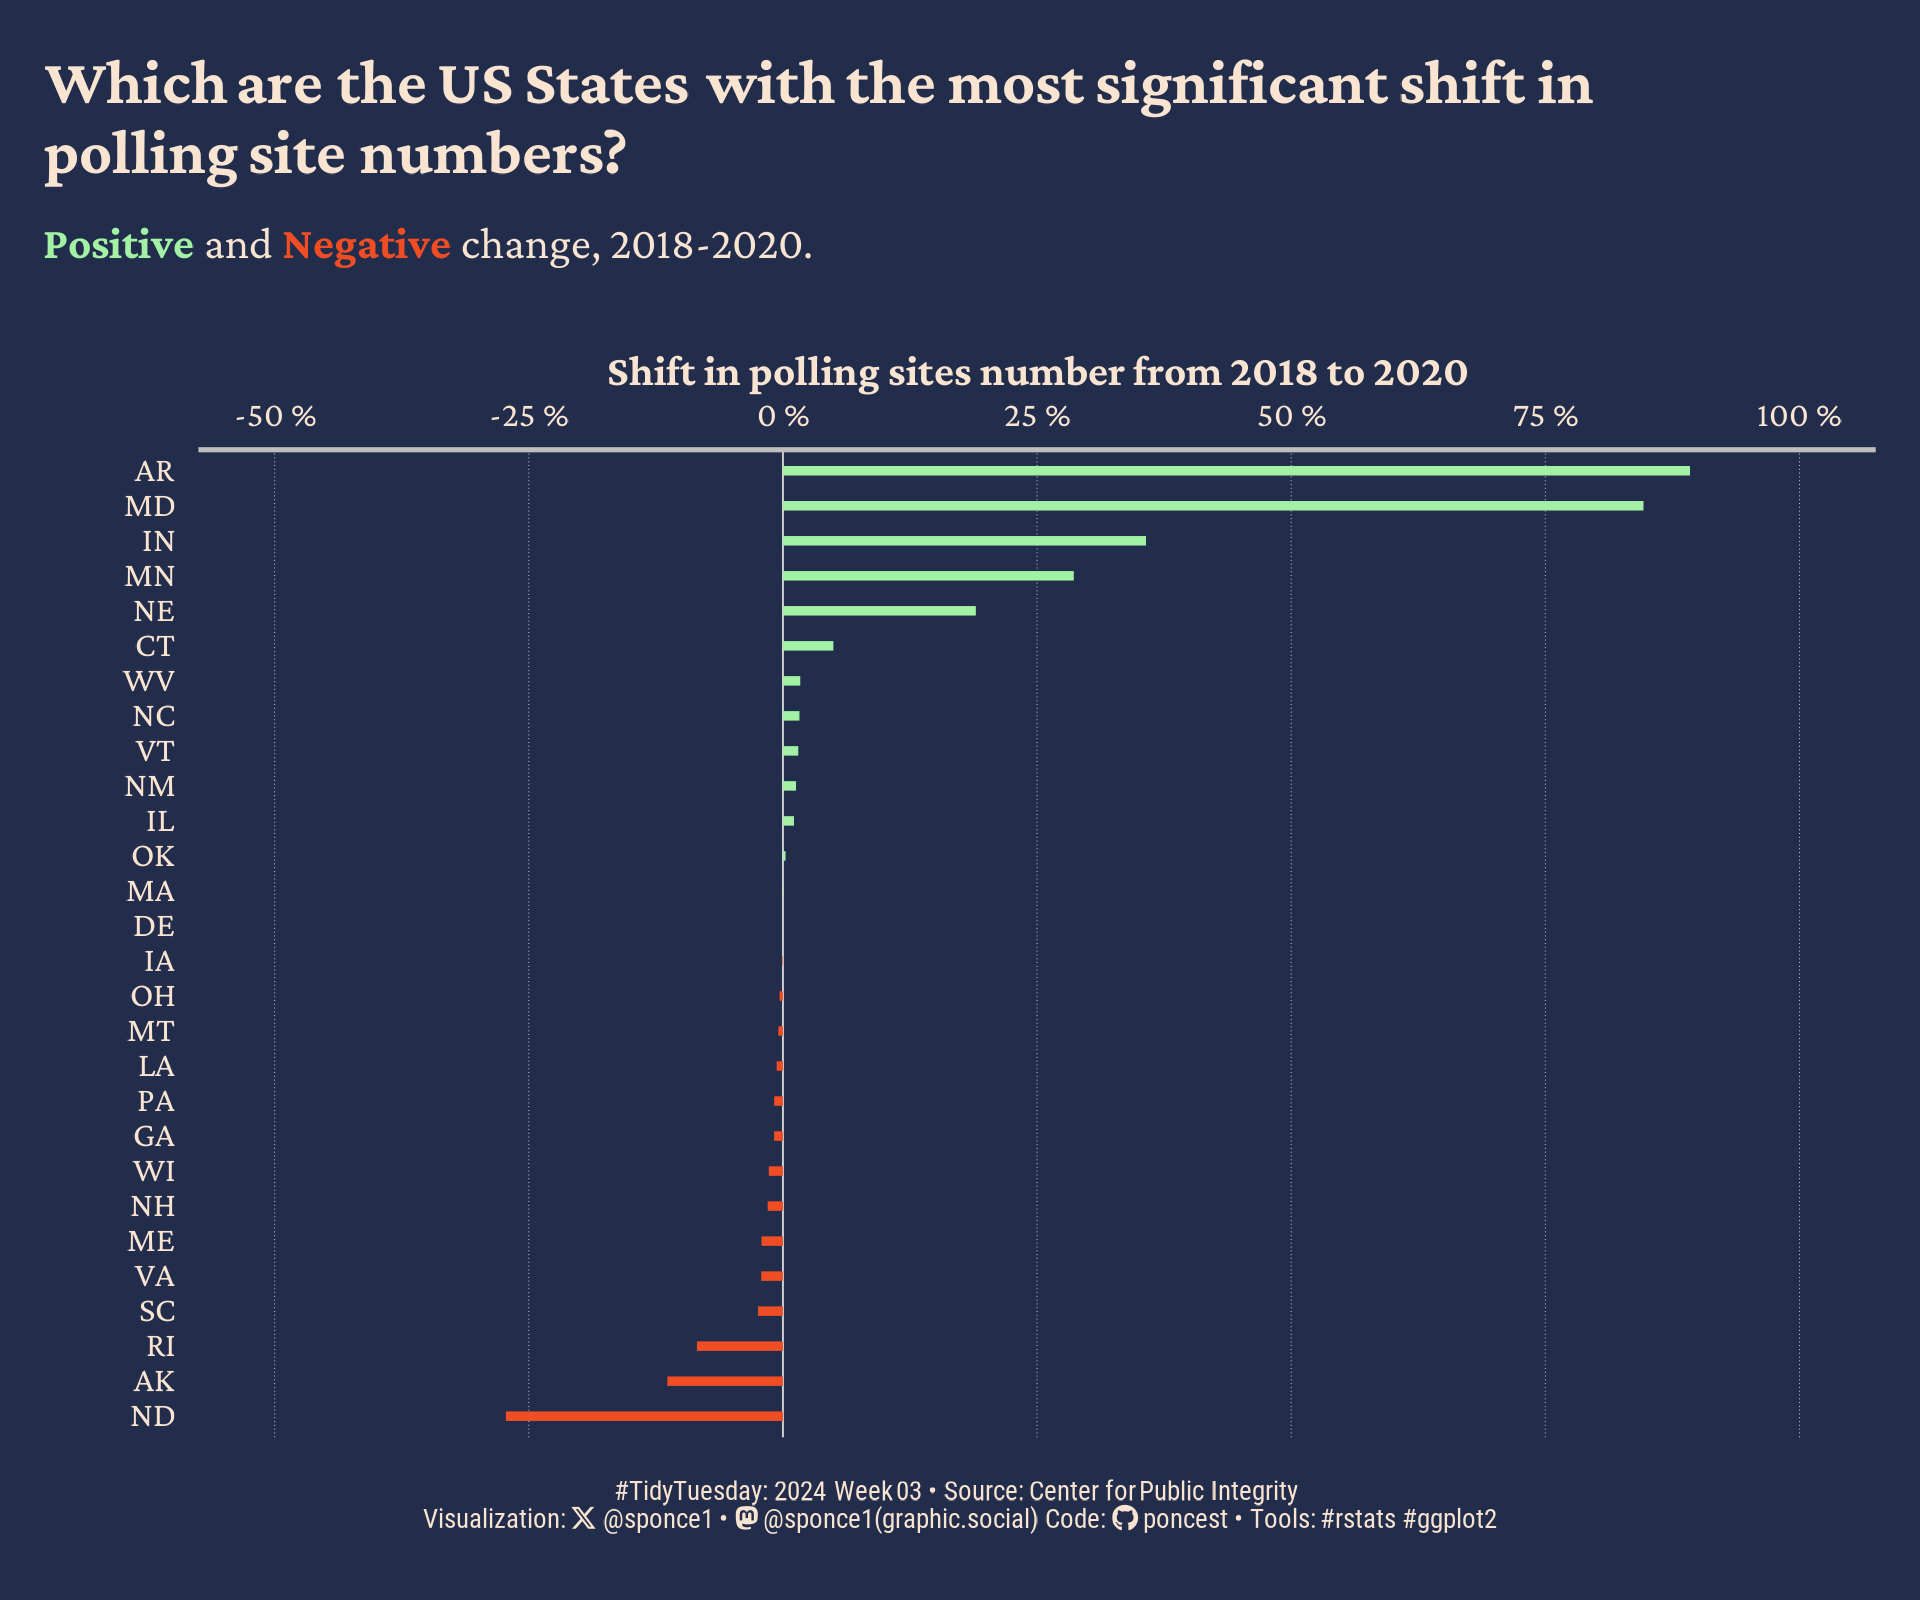

Source code (R):

## Challenge: #TidyTuesday 2024 week 03 
## Data:      US Polling Places 2012-2020
## Author:    Steven Ponce
## Date:      2024-01-15


## 1. LOAD PACKAGES & SETUP ----  
pacman::p_load(tidyverse, ggtext, showtext, janitor, skimr, scales, lubridate)
theme_set(theme_minimal(base_size = 12, base_family = "text"))  


### |- figure size ---- 
camcorder::gg_record( 
  dir    = here::here("temp_plots"), 
  device = "png",
  width  = 6,
  height = 5,
  units  = "in",
  dpi    = 320) 

### |- resolution ---- 
showtext_opts(dpi = 320, regular.wt = 300, bold.wt = 800)


## 2. READ IN THE DATA ----
tt <- tidytuesdayR::tt_load(x = base::as.double("2024"), 
                            week = base::as.double("03")) 

polling_place <- tt$polling_places |> clean_names() |> glimpse()

tidytuesdayR::readme(tt) 
rm(tt)  


## 3. EXAMINING THE DATA ----
skim(polling_place)
glimpse(polling_place)
colnames(polling_place) |> sort()

range(polling_place$election_date)
unique(polling_place$state)
polling_place  |>  count(state, sort = T) 
polling_place  |>  count(location_type, sort = T) 
polling_place  |>  count(election_date, sort = T) 


## 4. TIDYDATA ----

### |- Tidy ----
data_plot <- polling_place |> 
    
    # election year
    mutate(election_year = year(election_date)) |> 
    
    # select last two elections (from the dataset)
    filter(election_year == 2018 |
               election_year == 2020) |> 
    
    # summary
    group_by(election_year, state) |> 
    summarise(polling_sites = n()) |> 
    ungroup() |> 
    
    # pivot wider to inspect and remove state with missing data
    pivot_wider(id_cols = state,
                names_from =  election_year, 
                values_from = polling_sites ) |> 
    drop_na() |> 
    
    # calculate ratio and shift in polling site number
    mutate(
        ratio = map2_dbl(
            .x = data_plot$"2018",
            .y = data_plot$"2020",
            .f = \(first_yr, last_yr){
                last_yr / first_yr
            }
        ),
        polling_sites_shift = 1 - ratio) |> 
    
    select(state, polling_sites_shift) |> 
    
    # color
    mutate(color = if_else(polling_sites_shift < 0, "neg", "pos")) |> 
    
    # lump and reorder
    mutate(state = fct_lump(state, 10)) |> 
    filter(state != "Other") |> 
    mutate(state = fct_reorder(state, polling_sites_shift))



# 5. VISUALIZATION ---- 

### |- plot aesthetics ---- 
bkg_col      <- '#222D4B'
title_col    <- "#F9E3D1"              
subtitle_col <- "#F9E3D1"  
caption_col  <- "#F9E3D1" 
text_col     <- "#F9E3D1" 

col_palette <- list("pos" = "#A3F1A4", "neg" ="#F04D25")    

### |-  titles and caption ----
tt <- str_glue("#TidyTuesday: 2024 Week 03 &bull; Source: Center for Public Integrity <br>")  
X  <- str_glue("<span style='font-family:fa6-brands'>&#xe61b;</span>")   
gh <- str_glue("<span style='font-family:fa6-brands'>&#xf09b;</span>")
mn <- str_glue("<span style='font-family:fa6-brands'>&#xf4f6;</span>")

title_text    <- str_glue("Which are the US States with the most significant shift in<br>polling site numbers?") 

pos <- str_glue("<span style='color:{ col_palette['pos'] }'>**Positive**</span>")
neg <- str_glue("<span style='color:{ col_palette['neg'] }'>**Negative**</span>")

subtitle_text <- str_glue("{ pos} and { neg } change, 2018-2020.<br>")

caption_text  <- str_glue("{tt} Visualization: {X} @sponce1 &bull; {mn} @sponce1(graphic.social) Code: {gh} poncest &bull; Tools: #rstats #ggplot2")


### |-  fonts ----
font_add('fa6-brands', 'fonts/6.4.2/Font Awesome 6 Brands-Regular-400.otf') 
font_add_google("Crimson Pro", family = "title")                            
font_add_google("Crimson Pro", family = "subtitle")   
font_add_google("Crimson Pro", family = "text")  
font_add_google("Roboto Condensed", family = "caption")
showtext_auto(enable = TRUE)  

### |-  plot theme ----
theme_update(
  plot.title.position   = "plot",
  plot.caption.position = "plot",
  legend.position       = 'plot',
  
  axis.title.x          = element_text(margin = margin(10, 0, 0, 0), size = rel(.8), color = text_col, family   = 'text', face = 'bold'),
  axis.title.y          = element_text(margin = margin(0, 10, 0, 0), size = rel(.8), color = text_col, family   = 'text', face = 'bold'),
  
  axis.text             = element_text(size = rel(.65), color = text_col, family   = 'text'),
  axis.line.x           = element_line(color = "gray"),
  
  panel.grid.major.x    = element_line(linetype = "dotted", linewidth = 0.1, color = '#d7d7d8'),
  panel.grid            = element_blank(),
  
  
  plot.margin           = margin(t = 10, r = 10, b = 10, l = 10),

  plot.background       = element_rect(fill = bkg_col, color = bkg_col),
  panel.background      = element_rect(fill = bkg_col, color = bkg_col),
  
)


### |-  final plot ----  
data_plot |> 
    
    ggplot(aes(x = polling_sites_shift, y = state, group = state, color = color)) +
    
    # Geoms
    geom_vline(xintercept = 0, linewidth = 0.2, color = 'lightgray') +
    
    geom_errorbarh(aes(xmin = 0, xmax = polling_sites_shift),
                   height = 0, linewidth  = 1) +
    
    # Scales
    scale_x_continuous(breaks = seq(-.5, 1, by = 0.25),
                       limits = c(-.5, 1),
                       labels = percent_format(suffix = " %"), 
                       position = 'top') +
    scale_y_discrete() +
    scale_color_manual(values = col_palette) +
    coord_cartesian(clip = "off") +

    
    # Labs
    labs(x = "Shift in polling sites number from 2018 to 2020",
         y = "",
         title    = title_text,
         subtitle = subtitle_text,
         caption  = caption_text) +
    
    # Theme
    theme( 
        panel.grid.minor     = element_blank(),
        panel.grid.major     = element_blank(),
        
        plot.title           = element_markdown(
            size               = rel(1.2), 
            family             = 'title',
            color              = title_col,
            face               = 'bold',
            lineheight         = 1.1,
            margin             = margin(t = 5, b = 5)),
        
        plot.subtitle        = element_markdown(
            size               = rel(.85),
            family             = 'subtitle',
            color              = title_col,
            lineheight         = 0.85,
            margin             = margin(t = 5, b = 10)),
        
        plot.caption         = element_markdown(
            size               = rel(.5),
            family             = 'caption',
            color              = caption_col,
            lineheight         = 0.6,
            hjust              = 0.5,
            halign             = 0.5,
            margin             = margin(t = 10, b = 5)),
    )



# 6. SESSION INFO ----  
sessioninfo::session_info(include_base = TRUE) 

# ─ Session info ───────────────────────────────────────────────────────────────────────
# setting  value
# version  R version 4.3.2 (2023-10-31 ucrt)
# os       Windows 10 x64 (build 19045)
# system   x86_64, mingw32
# ui       RStudio
# language (EN)
# collate  English_United States.utf8
# ctype    English_United States.utf8
# tz       America/New_York
# date     2024-01-15
# rstudio  2023.12.0+369 Ocean Storm (desktop)
# pandoc   NA
# 
# ─ Packages ───────────────────────────────────────────────────────────────────────────
# ! package      * version date (UTC) lib source
# base         * 4.3.2   2023-10-31 [2] local
# base64enc      0.1-3   2015-07-28 [1] CRAN (R 4.3.0)
# P bit            4.0.5   2022-11-15 [?] CRAN (R 4.3.0)
# P bit64          4.0.5   2020-08-30 [?] CRAN (R 4.3.0)
# camcorder      0.1.0   2022-10-03 [1] CRAN (R 4.3.0)
# P cellranger     1.1.0   2016-07-27 [?] CRAN (R 4.3.0)
# P cli            3.6.1   2023-03-23 [?] CRAN (R 4.3.0)
# colorspace     2.1-0   2023-01-23 [1] CRAN (R 4.3.0)
# commonmark     1.9.0   2023-03-17 [1] CRAN (R 4.3.0)
# P compiler       4.3.2   2023-10-31 [?] local
# P crayon         1.5.2   2022-09-29 [?] CRAN (R 4.3.0)
# P curl           5.0.0   2023-01-12 [?] CRAN (R 4.3.0)
# P datasets     * 4.3.2   2023-10-31 [?] local
# digest         0.6.31  2022-12-11 [1] CRAN (R 4.3.0)
# dplyr        * 1.1.2   2023-04-20 [1] CRAN (R 4.3.0)
# P fansi          1.0.4   2023-01-22 [?] CRAN (R 4.3.0)
# farver         2.1.1   2022-07-06 [1] CRAN (R 4.3.0)
# fastmap        1.1.1   2023-02-24 [1] CRAN (R 4.3.0)
# forcats      * 1.0.0   2023-01-29 [1] CRAN (R 4.3.0)
# P fs             1.6.2   2023-04-25 [?] CRAN (R 4.3.0)
# P generics       0.1.3   2022-07-05 [?] CRAN (R 4.3.0)
# ggplot2      * 3.4.4   2023-10-12 [1] CRAN (R 4.3.2)
# ggtext       * 0.1.2   2022-09-16 [1] CRAN (R 4.3.0)
# gifski         1.6.6-1 2022-04-05 [1] CRAN (R 4.3.0)
# P glue           1.6.2   2022-02-24 [?] CRAN (R 4.3.0)
# P graphics     * 4.3.2   2023-10-31 [?] local
# P grDevices    * 4.3.2   2023-10-31 [?] local
# P grid           4.3.2   2023-10-31 [?] local
# gridtext       0.1.5   2022-09-16 [1] CRAN (R 4.3.0)
# gtable         0.3.4   2023-08-21 [1] CRAN (R 4.3.2)
# P here           1.0.1   2020-12-13 [?] CRAN (R 4.3.0)
# P hms            1.1.3   2023-03-21 [?] CRAN (R 4.3.0)
# htmltools      0.5.5   2023-03-23 [1] CRAN (R 4.3.0)
# httr           1.4.6   2023-05-08 [1] CRAN (R 4.3.0)
# janitor      * 2.2.0   2023-02-02 [1] CRAN (R 4.3.0)
# P jsonlite       1.8.4   2022-12-06 [?] CRAN (R 4.3.0)
# knitr          1.42    2023-01-25 [1] CRAN (R 4.3.0)
# P lifecycle      1.0.3   2022-10-07 [?] CRAN (R 4.3.0)
# P lubridate    * 1.9.2   2023-02-10 [?] CRAN (R 4.3.0)
# magick         2.7.4   2023-03-09 [1] CRAN (R 4.3.0)
# P magrittr       2.0.3   2022-03-30 [?] CRAN (R 4.3.0)
# markdown       1.6     2023-04-07 [1] CRAN (R 4.3.0)
# P methods      * 4.3.2   2023-10-31 [?] local
# munsell        0.5.0   2018-06-12 [1] CRAN (R 4.3.0)
# P pacman         0.5.1   2019-03-11 [?] CRAN (R 4.3.0)
# P parallel       4.3.2   2023-10-31 [?] local
# P pillar         1.9.0   2023-03-22 [?] CRAN (R 4.3.0)
# P pkgconfig      2.0.3   2019-09-22 [?] CRAN (R 4.3.0)
# P purrr        * 1.0.1   2023-01-10 [?] CRAN (R 4.3.0)
# P R6             2.5.1   2021-08-19 [?] CRAN (R 4.3.0)
# ragg           1.2.5   2023-01-12 [1] CRAN (R 4.3.0)
# Rcpp           1.0.10  2023-01-22 [1] CRAN (R 4.3.0)
# P readr        * 2.1.4   2023-02-10 [?] CRAN (R 4.3.0)
# P readxl         1.4.2   2023-02-09 [?] CRAN (R 4.3.0)
# renv           1.0.3   2023-09-19 [1] CRAN (R 4.3.2)
# repr           1.1.6   2023-01-26 [1] CRAN (R 4.3.0)
# P rlang          1.1.1   2023-04-28 [?] CRAN (R 4.3.0)
# P rprojroot      2.0.3   2022-04-02 [?] CRAN (R 4.3.0)
# P rstudioapi     0.14    2022-08-22 [?] CRAN (R 4.3.0)
# rsvg           2.4.0   2022-11-21 [1] CRAN (R 4.3.0)
# P rvest          1.0.3   2022-08-19 [?] CRAN (R 4.3.0)
# scales       * 1.3.0   2023-11-28 [1] CRAN (R 4.3.2)
# P selectr        0.4-2   2019-11-20 [?] CRAN (R 4.3.0)
# P sessioninfo    1.2.2   2021-12-06 [?] CRAN (R 4.3.0)
# showtext     * 0.9-6   2023-05-03 [1] CRAN (R 4.3.0)
# showtextdb   * 3.0     2020-06-04 [1] CRAN (R 4.3.0)
# skimr        * 2.1.5   2022-12-23 [1] CRAN (R 4.3.0)
# snakecase      0.11.0  2019-05-25 [1] CRAN (R 4.3.0)
# P stats        * 4.3.2   2023-10-31 [?] local
# P stringi        1.7.12  2023-01-11 [?] CRAN (R 4.3.0)
# P stringr      * 1.5.0   2022-12-02 [?] CRAN (R 4.3.0)
# svglite        2.1.1   2023-01-10 [1] CRAN (R 4.3.0)
# sysfonts     * 0.8.8   2022-03-13 [1] CRAN (R 4.3.0)
# systemfonts    1.0.4   2022-02-11 [1] CRAN (R 4.3.0)
# textshaping    0.3.6   2021-10-13 [1] CRAN (R 4.3.0)
# P tibble       * 3.2.1   2023-03-20 [?] CRAN (R 4.3.0)
# tidyr        * 1.3.0   2023-01-24 [1] CRAN (R 4.3.0)
# P tidyselect     1.2.0   2022-10-10 [?] CRAN (R 4.3.0)
# P tidytuesdayR   1.0.2   2022-02-01 [?] CRAN (R 4.3.0)
# tidyverse    * 2.0.0   2023-02-22 [1] CRAN (R 4.3.0)
# P timechange     0.2.0   2023-01-11 [?] CRAN (R 4.3.0)
# P tools          4.3.2   2023-10-31 [?] local
# tzdb           0.4.0   2023-05-12 [1] CRAN (R 4.3.0)
# P usethis        2.1.6   2022-05-25 [?] CRAN (R 4.3.0)
# P utf8           1.2.3   2023-01-31 [?] CRAN (R 4.3.0)
# P utils        * 4.3.2   2023-10-31 [?] local
# P vctrs          0.6.2   2023-04-19 [?] CRAN (R 4.3.0)
# P vroom          1.6.3   2023-04-28 [?] CRAN (R 4.3.0)
# withr          2.5.2   2023-10-30 [1] CRAN (R 4.3.2)
# xfun           0.39    2023-04-20 [1] CRAN (R 4.3.0)
# P xml2           1.3.4   2023-04-27 [?] CRAN (R 4.3.0)
# 
# [1] C:/Users/poncest/OneDrive - Bristol Myers Squibb/RStudio/_CHALLENGES/tidytuesday/renv/library/R-4.3/x86_64-w64-mingw32
# [2] C:/Users/poncest/AppData/Local/R/cache/R/renv/sandbox/R-4.3/x86_64-w64-mingw32/d6d4a2bb
# 
# P ── Loaded and on-disk path mismatch.
# 
# ──────────────────────────────────────────────────────────────────────────────────────
# > 
    
